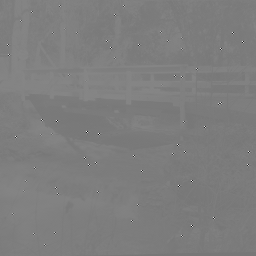
#> input picture Esercitazione_1104/ponte.png, 256 x 256 px
$ python Ex1.py
#> lines starting #> are read from the running program, lines starting #| are printed output that depends on the picture
# -*- coding: utf-8 -*-
"""
Created on Fri Apr 11 16:12:53 2025

@author: david
"""
import sys
sys.path.append("../Librerie")
import numpy as np # importa Numpy
import matplotlib.pyplot as plt # importa Matplotlib
import scipy.ndimage as ndi # importa Scipy per le immagini
import skimage.io as io # importa il modulo Input/Output di SK-Image
from skimage.exposure import equalize_hist
import scipy.ndimage as ndi
import mylib as ml
from skimage.color import rgb2hsv, hsv2rgb
import color_convertion as cc

# EX. 1 Si vuole realizzare l’enhancement dell’immagine ponte.gif. Nello script ex1.m, dopo aver
# visualizzato l’immagine, individuate i difetti che la caratterizzano, ed effettuate quindi tutte le
# elaborazioni che vi sembrano opportune per migliorarne la visualizzazione.

#visualizzo immagine
x = io.imread("./ponte.png")
#> x is the input picture: shape (256, 256); min 0, max 255, mean 125.4
plt.figure(1)
plt.imshow(x, clim= [0,255], cmap='gray')
plt.title('INPUT')
plt.colorbar()

plt.figure(2)
plt.hist(x.flatten(), bins=256)
plt.title('HISTO')

#proviamo mediano
z = ndi.median_filter(x, (3,3))
plt.figure(3)
plt.imshow(z, clim= [0,255], cmap='gray')
plt.title('mediano')
plt.colorbar()

# [8 lines of commented-out code are left out]
k=256
x_min = np.min(z);
#> x_min = 119
x_max = np.max(z);
#> x_max = 134
y = (k-1)* ( (z-x_min)/(x_max-x_min))
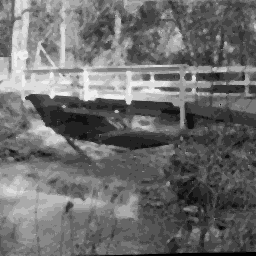
#> y: shape (256, 256) float64; min 0, max 255, mean 109
plt.figure(4)
plt.hist(y.flatten(), bins=256)
plt.title('HISTO stretchato')

#visualizzo immagine
plt.figure(5)
plt.imshow(y, clim= [0,255], cmap='gray')
plt.title('OUTPUT')
plt.colorbar()

#vediamo in frequenza se c'è qualcosa
plt.figure(6)
Y = np.fft.fftshift(np.fft.fft2(y))
plt.imshow(np.log(1+np.abs(Y)), clim= None, cmap='gray')
plt.title('Spettro')
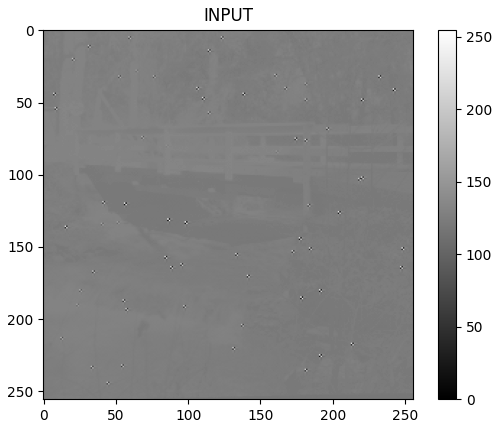
#> figure drawn by matplotlib, 2 panels
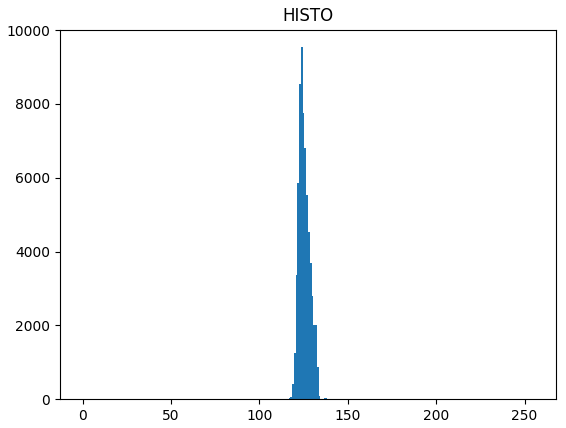
#> figure drawn by matplotlib, 1 panel; tallest bar 9536 high, from x = 123.5 to 124.5
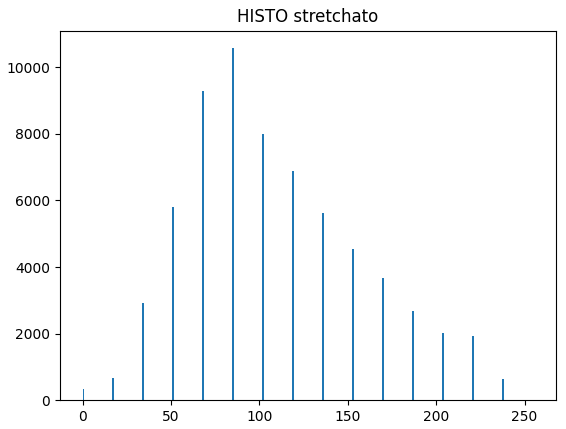
#> figure drawn by matplotlib, 1 panel; tallest bar 10571 high, from x = 84.67 to 85.66
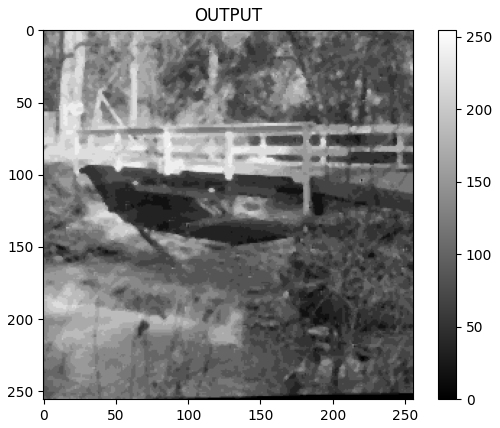
#> figure drawn by matplotlib, 2 panels
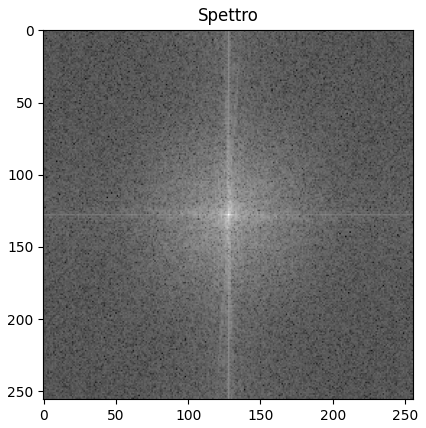
#> figure drawn by matplotlib, 1 panel
